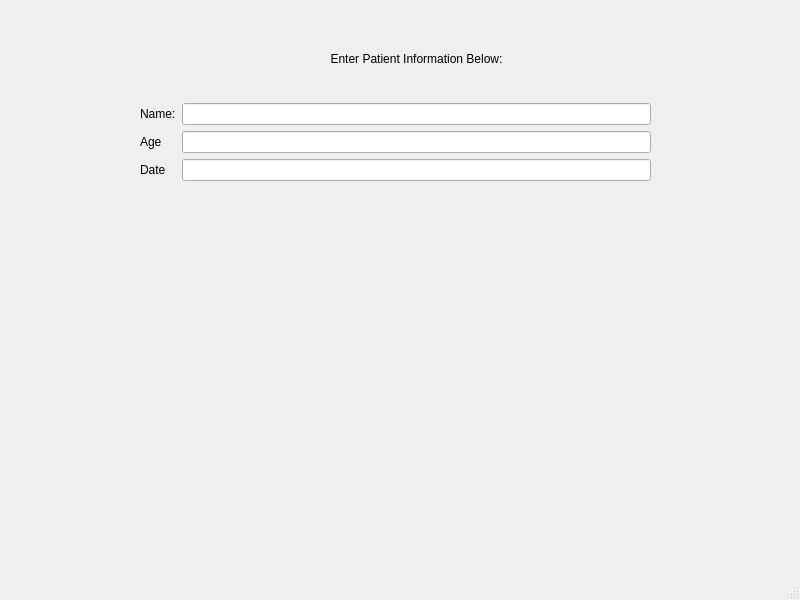
<?xml version="1.0" encoding="UTF-8"?>
<ui version="4.0">
 <class>MainWindow</class>
 <widget class="QMainWindow" name="MainWindow">
  <property name="geometry">
   <rect>
    <x>0</x>
    <y>0</y>
    <width>800</width>
    <height>600</height>
   </rect>
  </property>
  <property name="windowTitle">
   <string>MainWindow</string>
  </property>
  <widget class="QWidget" name="centralwidget">
   <widget class="QWidget" name="gridLayoutWidget">
    <property name="geometry">
     <rect>
      <x>140</x>
      <y>20</y>
      <width>511</width>
      <height>161</height>
     </rect>
    </property>
    <layout class="QGridLayout" name="gridLayout">
     <item row="1" column="1">
      <widget class="QLineEdit" name="lineEdit"/>
     </item>
     <item row="1" column="0">
      <widget class="QLabel" name="label">
       <property name="text">
        <string>Name:</string>
       </property>
       <property name="scaledContents">
        <bool>true</bool>
       </property>
       <property name="alignment">
        <set>Qt::AlignLeading|Qt::AlignLeft|Qt::AlignVCenter</set>
       </property>
       <property name="indent">
        <number>0</number>
       </property>
      </widget>
     </item>
     <item row="5" column="1">
      <widget class="QLineEdit" name="lineEdit_3"/>
     </item>
     <item row="4" column="0">
      <widget class="QLabel" name="label_2">
       <property name="text">
        <string>Age</string>
       </property>
      </widget>
     </item>
     <item row="4" column="1">
      <widget class="QLineEdit" name="lineEdit_2"/>
     </item>
     <item row="5" column="0">
      <widget class="QLabel" name="label_3">
       <property name="text">
        <string>Date</string>
       </property>
      </widget>
     </item>
     <item row="0" column="1">
      <widget class="QLabel" name="label_4">
       <property name="text">
        <string>Enter Patient Information Below:</string>
       </property>
       <property name="scaledContents">
        <bool>false</bool>
       </property>
       <property name="alignment">
        <set>Qt::AlignCenter</set>
       </property>
      </widget>
     </item>
    </layout>
   </widget>
  </widget>
  <widget class="QMenuBar" name="menubar">
   <property name="geometry">
    <rect>
     <x>0</x>
     <y>0</y>
     <width>800</width>
     <height>25</height>
    </rect>
   </property>
  </widget>
  <widget class="QStatusBar" name="statusbar"/>
 </widget>
 <resources/>
 <connections/>
</ui>
